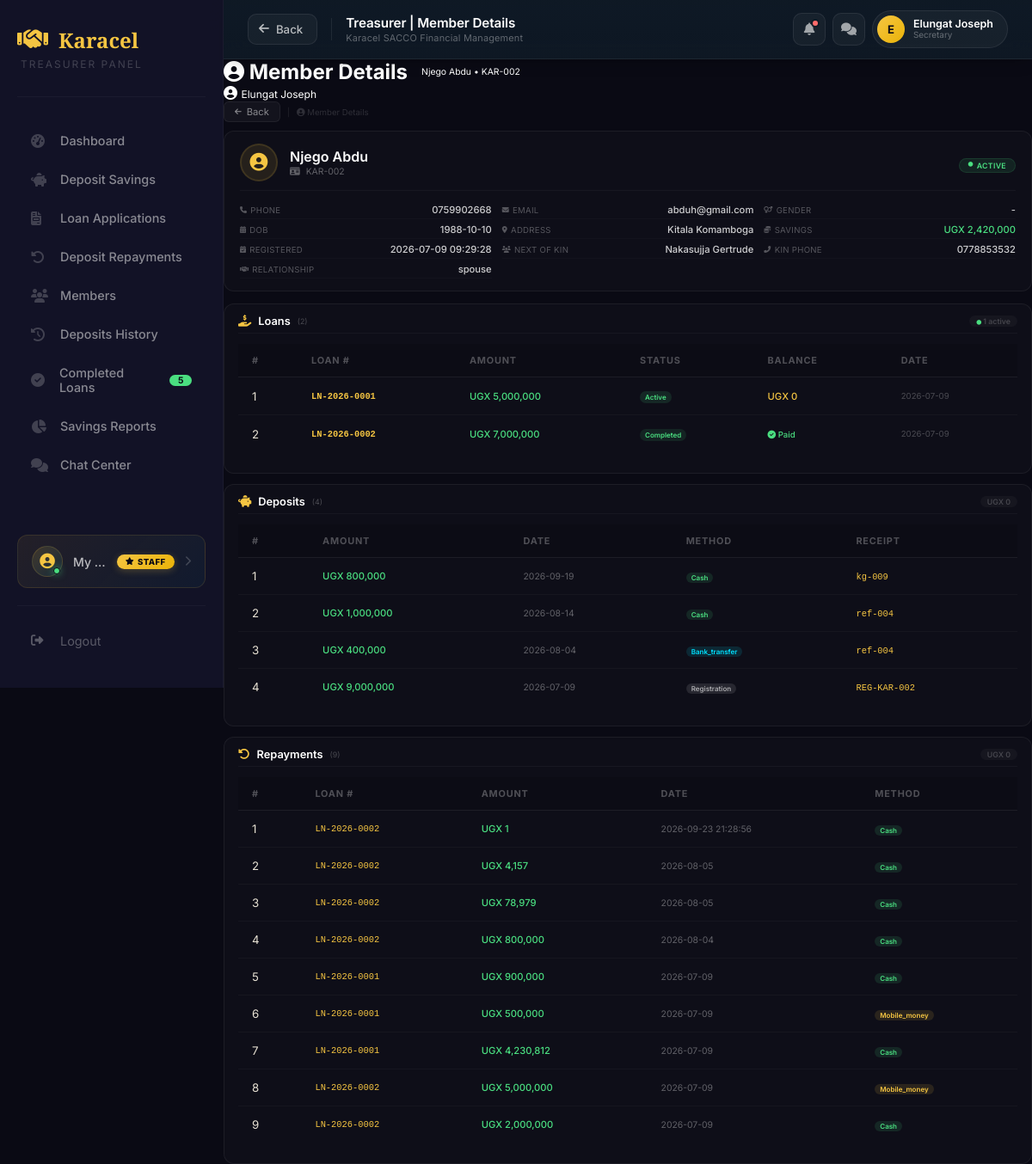
Before: /treasurer/members/view/4 (signed in) with the older database file.
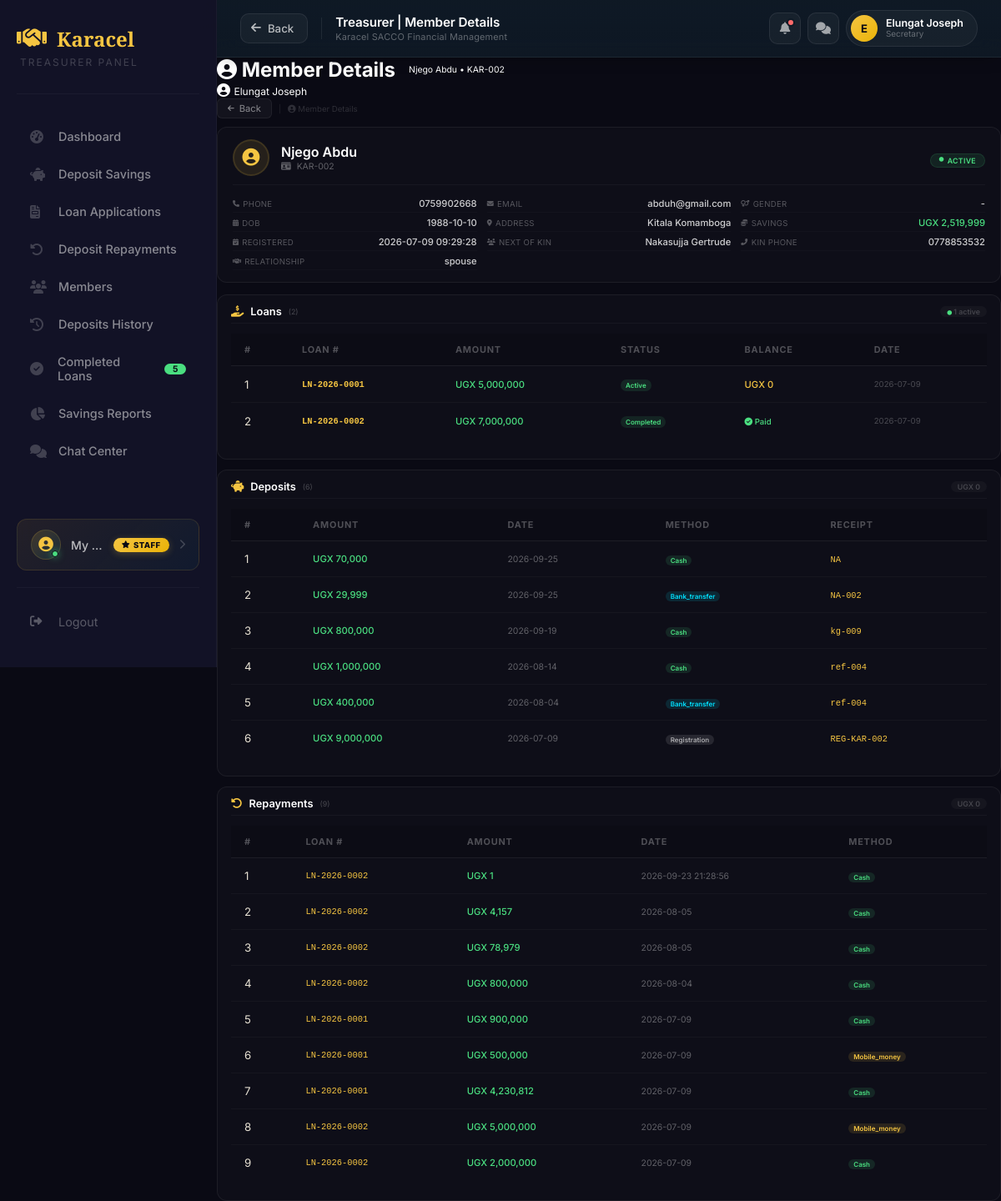
After: the same page with the newer database file.
### tables this page shows
CREATE TABLE users (
        id INTEGER PRIMARY KEY AUTOINCREMENT,
        full_name TEXT NOT NULL,
        gender TEXT,
        dob TEXT,
        sacco_number TEXT UNIQUE NOT NULL,
        email TEXT,
        phone TEXT,
        address TEXT,
        password TEXT NOT NULL,
        role TEXT DEFAULT 'member',
        status TEXT DEFAULT 'active',
        savings_balance REAL DEFAULT 0,
        next_of_kin_name TEXT,
        relationship TEXT,
        next_of_kin_phone TEXT,
        registration_date TIMESTAMP DEFAULT CURRENT_TIMESTAMP
    , kai_shares INTEGER DEFAULT 0, ks_shares INTEGER DEFAULT 0, kac_paid INTEGER DEFAULT 0, kac_paid_date TEXT, registration_fee_paid INTEGER DEFAULT 0, registration_fee_paid_date TEXT, account_number TEXT);

CREATE TABLE loans (
            id INTEGER PRIMARY KEY AUTOINCREMENT,
            loan_number TEXT UNIQUE NOT NULL,
            user_id INTEGER NOT NULL,
            amount REAL NOT NULL,
            interest_rate REAL NOT NULL,
            interest_amount REAL NOT NULL,
            total_repayment REAL NOT NULL,
            monthly_installment REAL NOT NULL,
            tenure INTEGER DEFAULT 3,
            purpose TEXT,
            repayment_plan TEXT,
            status TEXT DEFAULT 'pending',
            application_date TEXT NOT NULL,
            approved_date TEXT,
            disbursed_date TEXT,
            completed_date TEXT,
            rejected_date TEXT,
            rejection_reason TEXT,
            admin_rejection_reason TEXT,
            current_balance REAL DEFAULT 0,
            interest_accrued REAL DEFAULT 0,
            last_interest_date TEXT,
            months_overdue INTEGER DEFAULT 0,
            start_month INTEGER DEFAULT 0,
            end_month INTEGER DEFAULT 12,
            created_at TIMESTAMP DEFAULT CURRENT_TIMESTAMP, last_payment_date TEXT, last_payment_amount REAL DEFAULT 0, total_interest_accrued REAL DEFAULT 0, principal_paid REAL DEFAULT 0, interest_paid REAL DEFAULT 0, months_paid INTEGER DEFAULT 0, original_balance REAL DEFAULT 0, total_interest_calculated REAL DEFAULT 0, due_date TEXT, loan_start_date TEXT, loan_end_date TEXT, completion_date TEXT, disbursement_date TEXT, next_interest_date TEXT, payment_method TEXT, transaction_ref TEXT, notes TEXT, collateral TEXT, guarantor_required INTEGER DEFAULT 0, rejected_by TEXT, approved_by TEXT, approved_by_role TEXT, disbursed_by TEXT, disbursed_by_role TEXT, application_fee REAL DEFAULT 1000, application_fee_paid INTEGER DEFAULT 0, net_loan_amount REAL DEFAULT 0, loan_type TEXT DEFAULT "standard", disbursed_amount REAL DEFAULT 0, total_fees_paid REAL DEFAULT 0, total_penalties REAL DEFAULT 0, accrued_interest REAL DEFAULT 0, last_interest_applied_date TEXT, total_interest_charged REAL DEFAULT 0,
            FOREIGN KEY (user_id) REFERENCES users(id)
        );

CREATE TABLE savings_deposits (
            id INTEGER PRIMARY KEY AUTOINCREMENT,
            user_id INTEGER NOT NULL,
            amount REAL NOT NULL,
            deposit_date TEXT NOT NULL,
            payment_method TEXT,
            receipt_number TEXT,
            notes TEXT,
            created_at TIMESTAMP DEFAULT CURRENT_TIMESTAMP, reference TEXT, savings_type TEXT DEFAULT "KAI", shares INTEGER DEFAULT 0,
            FOREIGN KEY (user_id) REFERENCES users(id)
        );

CREATE TABLE repayments (
            id INTEGER PRIMARY KEY AUTOINCREMENT,
            loan_id INTEGER NOT NULL,
            user_id INTEGER NOT NULL,
            amount REAL NOT NULL,
            payment_date TEXT NOT NULL,
            payment_method TEXT,
            transaction_ref TEXT,
            status TEXT DEFAULT 'completed',
            created_at TIMESTAMP DEFAULT CURRENT_TIMESTAMP, interest_paid REAL DEFAULT 0, principal_paid REAL DEFAULT 0, balance_after REAL DEFAULT 0, notes TEXT,
            FOREIGN KEY (loan_id) REFERENCES loans(id),
            FOREIGN KEY (user_id) REFERENCES users(id)
        );

### app.py (the view)
@app.route("/treasurer/members/view/<int:user_id>")
def treasurer_member_details(user_id):
    if session.get("role") not in ["treasurer", "admin", "secretary", "chairperson"]:
        flash('Access denied', 'danger')
        return redirect("/login")
    db = get_db()
    db.row_factory = sqlite3.Row
    try:
        user = db.execute("""
            SELECT * FROM users WHERE id = ?
        """, (user_id,)).fetchone()
        if not user:
            flash('User not found', 'danger')
            return redirect(url_for('treasurer_dashboard'))
        loans = db.execute("""
            SELECT * FROM loans WHERE user_id = ? ORDER BY application_date DESC
        """, (user_id,)).fetchall()
        deposits = db.execute("""
            SELECT * FROM savings_deposits WHERE user_id = ? ORDER BY deposit_date DESC
        """, (user_id,)).fetchall()
        repayments = db.execute("""
            SELECT r.*, l.loan_number
            FROM repayments r
            JOIN loans l ON r.loan_id = l.id
            WHERE r.user_id = ?
            ORDER BY r.payment_date DESC
        """, (user_id,)).fetchall()
        completed_loans = db.execute("SELECT COUNT(*) FROM loans WHERE status = 'completed'").fetchone()[0]
        db.close()
        return render_template(
            "treasurer/member-details.html",
            member=user,
            loans=loans,
            deposits=deposits,
            repayments=repayments,
            completed_loans=completed_loans
        )
    except Exception as e:
        db.close()
        flash(f'Error: {str(e)}', 'danger')
        return redirect(url_for('treasurer_dashboard'))

### app.py (called while the page is built)
def get_db():
    conn = sqlite3.connect("sacco.db")
    conn.row_factory = sqlite3.Row
    return conn

@app.template_filter('sum')
def sum_filter(values, attribute=None):
    if not values:
        return 0
    if attribute:
        total = 0
        for item in values:
            if hasattr(item, attribute):
                total += getattr(item, attribute) or 0
        return total
    return sum(values) if values else 0

@app.context_processor
def inject_globals():
    from datetime import datetime
    completed_loans = 0
    try:
        if 'user_id' in session:
            role = session.get('role', '')
            if role in ['treasurer', 'admin', 'chairperson']:
                db = get_db()
                completed_loans = db.execute("SELECT COUNT(*) FROM loans WHERE status = 'completed'").fetchone()[0]
                db.close()
    except Exception as e:
        print(f"Error getting completed_loans: {e}")
    return {
        'now': datetime.now(),
        'completed_loans': completed_loans
    }

### templates/treasurer/member-details.html (shortened to what the changed rows need)
{% extends "treasurer/treasurer-base.html" %}
{% block content %}
<div class="app-bar">
    <div class="app-bar-left">
        <h2><i class="fas fa-user-circle"></i> Member Details</h2>
        <span id="appBarSubtitle" style="font-size:0.65rem;">{{ member.full_name }} • {{ member.sacco_number }}</span>
    </div>
</div>
<div class="member-profile-card">
    <div class="profile-header">
        <div class="profile-info">
            <h2>{{ member.full_name }}</h2>
            <p class="sacco-id">
                <i class="fas fa-id-card"></i> {{ member.sacco_number }}
            </p>
        </div>
        <div class="profile-status">
            <span class="status-badge-large
                {% if member.status == 'active' %}active
                {% elif member.status == 'suspended' %}suspended
                {% else %}inactive{% endif %}">
                <i class="fas fa-circle" style="font-size: 0.35rem;"></i>
                {{ member.status|upper if member.status else 'ACTIVE' }}
            </span>
        </div>
    </div>
    <div class="details-grid">
        <div class="detail-item">
            <span class="label"><i class="fas fa-phone"></i> Phone</span>
            <span class="value">{{ member.phone or '-' }}</span>
        </div>
        <div class="detail-item">
            <span class="label"><i class="fas fa-envelope"></i> Email</span>
            <span class="value">{{ member.email or '-' }}</span>
        </div>
        <div class="detail-item">
            <span class="label"><i class="fas fa-venus-mars"></i> Gender</span>
            <span class="value">{{ member.gender or '-' }}</span>
        </div>
        <div class="detail-item">
            <span class="label"><i class="fas fa-calendar-alt"></i> DOB</span>
            <span class="value">{{ member.dob or '-' }}</span>
        </div>
        <div class="detail-item">
            <span class="label"><i class="fas fa-map-marker-alt"></i> Address</span>
            <span class="value">{{ member.address or '-' }}</span>
        </div>
        <div class="detail-item">
            <span class="label"><i class="fas fa-coins"></i> Savings</span>
            <span class="value success">UGX {{ "{:,.0f}".format(member.savings_balance or 0) }}</span>
        </div>
        <div class="detail-item">
            <span class="label"><i class="fas fa-calendar-check"></i> Registered</span>
            <span class="value">{{ member.registration_date or '-' }}</span>
        </div>
        <div class="detail-item">
            <span class="label"><i class="fas fa-users"></i> Next of Kin</span>
            <span class="value">{{ member.next_of_kin_name or '-' }}</span>
        </div>
        <div class="detail-item">
            <span class="label"><i class="fas fa-phone-alt"></i> Kin Phone</span>
            <span class="value">{{ member.next_of_kin_phone or '-' }}</span>
        </div>
        <div class="detail-item">
            <span class="label"><i class="fas fa-handshake"></i> Relationship</span>
            <span class="value">{{ member.relationship or '-' }}</span>
        </div>
    </div>
</div>
<div class="section-card">
    <div class="table-wrapper">
        <table class="styled-table">
            <thead>
                <tr>
                    <th>#</th>
                    <th>Loan #</th>
                    <th>Amount</th>
                    <th>Status</th>
                    <th>Balance</th>
                    <th>Date</th>
                </tr>
            </thead>
            <tbody>
                {% if loans %}
                    {% for loan in loans %}
                    <tr>
                        <td>{{ loop.index }}</td>
                        <td style="color:#f5c542; font-family:monospace; font-weight:600; font-size:0.65rem;">{{ loan.loan_number }}</td>
                        <td style="color:#4ade80; font-weight:500; font-size:0.7rem;">UGX {{ "{:,.0f}".format(loan.amount) }}</td>
                        <td>
                            {% if loan.status == 'pending' %}
                                <span class="status-badge pending">Pending</span>
                            {% elif loan.status == 'approved' %}
                                <span class="status-badge approved">Approved</span>
                            {% elif loan.status == 'disbursed' or loan.status == 'active' %}
                                <span class="status-badge active">Active</span>
                            {% elif loan.status == 'completed' %}
                                <span class="status-badge completed" style="background:rgba(74,222,128,0.1); color:#4ade80;">Completed</span>
                            {% elif loan.status == 'rejected' %}
                                <span class="status-badge rejected">Rejected</span>
                            {% else %}
                                <span class="status-badge secondary">{{ loan.status|title }}</span>
                            {% endif %}
                        </td>
                        <td style="color:#f5c542; font-weight:500; font-size:0.7rem;">
                            {% if loan.status in ['disbursed', 'active'] %}
                                UGX {{ "{:,.0f}".format(loan.current_balance or loan.amount) }}
                            {% elif loan.status == 'completed' %}
                                <span style="color:#4ade80; font-size:0.6rem;"><i class="fas fa-check-circle"></i> Paid</span>
                            {% else %}
                                <span style="color:rgba(255,255,255,0.15);">—</span>
                            {% endif %}
                        </td>
                        <td style="color:rgba(255,255,255,0.25); font-size:0.6rem;">{{ loan.application_date }}</td>
                    </tr>
                    {% endfor %}
                {% endif %}
            </tbody>
        </table>
    </div>
</div>
<div class="section-card">
    <div class="section-title">
        <i class="fas fa-piggy-bank"></i>
        Deposits
        <span class="badge-count">({{ deposits|length }})</span>
        <span class="count-number">
            {% if deposits %}
                UGX {{ "{:,.0f}".format(deposits|sum(attribute='amount')) }}
            {% endif %}
        </span>
    </div>
    <div class="table-wrapper">
        <table class="styled-table">
            <thead>
                <tr>
                    <th>#</th>
                    <th>Amount</th>
                    <th>Date</th>
                    <th>Method</th>
                    <th>Receipt</th>
                </tr>
            </thead>
            <tbody>
                {% if deposits %}
                    {% for deposit in deposits %}
                    <tr>
                        <td>{{ loop.index }}</td>
                        <td style="color:#4ade80; font-weight:500; font-size:0.7rem;">UGX {{ "{:,.0f}".format(deposit.amount) }}</td>
                        <td style="color:rgba(255,255,255,0.35); font-size:0.65rem;">{{ deposit.deposit_date }}</td>
                        <td>
                            <span class="badge
                                {% if deposit.payment_method == 'cash' %}success
                                {% elif deposit.payment_method == 'bank_transfer' %}info
                                {% elif deposit.payment_method == 'mobile_money' %}warning
                                {% elif deposit.payment_method == 'cheque' %}danger
                                {% else %}secondary{% endif %}" style="font-size:0.5rem; padding:1px 6px;">
                                {{ deposit.payment_method|capitalize }}
                            </span>
                        </td>
                        <td style="font-size:0.65rem;">
                            {% if deposit.receipt_number %}
                                <span style="color:#f5c542; font-family:monospace;">{{ deposit.receipt_number }}</span>
                            {% else %}
                                <span style="color:rgba(255,255,255,0.15);">—</span>
                            {% endif %}
                        </td>
                    </tr>
                    {% endfor %}
                {% endif %}
            </tbody>
        </table>
    </div>
</div>
<div class="section-card">
    <div class="table-wrapper">
        <table class="styled-table">
            <thead>
                <tr>
                    <th>#</th>
                    <th>Loan #</th>
                    <th>Amount</th>
                    <th>Date</th>
                    <th>Method</th>
                </tr>
            </thead>
            <tbody>
                {% if repayments %}
                    {% for repayment in repayments %}
                    <tr>
                        <td>{{ loop.index }}</td>
                        <td style="color:#f5c542; font-family:monospace; font-weight:500; font-size:0.65rem;">{{ repayment.loan_number }}</td>
                        <td style="color:#4ade80; font-weight:500; font-size:0.7rem;">UGX {{ "{:,.0f}".format(repayment.amount) }}</td>
                        <td style="color:rgba(255,255,255,0.35); font-size:0.65rem;">{{ repayment.payment_date }}</td>
                        <td>
                            <span class="badge
                                {% if repayment.payment_method == 'cash' %}success
                                {% elif repayment.payment_method == 'bank_transfer' %}info
                                {% elif repayment.payment_method == 'mobile_money' %}warning
                                {% elif repayment.payment_method == 'cheque' %}danger
                                {% else %}secondary{% endif %}" style="font-size:0.5rem; padding:1px 6px;">
                                {{ repayment.payment_method|capitalize }}
                            </span>
                        </td>
                    </tr>
                    {% endfor %}
                {% endif %}
            </tbody>
        </table>
    </div>
</div>
{% endblock %}

Changed rows visible on the page:
changed users "Njego Abdu": savings_balance "2,420,000" → "2,519,999"
added savings_deposits: amount "70,000", deposit_date "2026-09-25", payment_method "Cash", receipt_number "NA"
added savings_deposits: amount "29,999", deposit_date "2026-09-25", payment_method "Bank_transfer", receipt_number "NA-002"
Other visible differences:
{{ deposits|length }}: "4" → "6"
